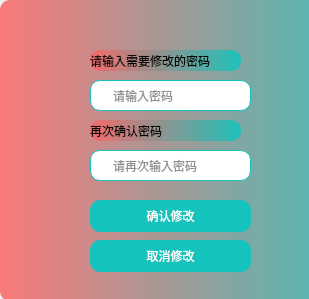
<?xml version="1.0" encoding="UTF-8"?>
<ui version="4.0">
 <class>checkpassword</class>
 <widget class="QDialog" name="checkpassword">
  <property name="geometry">
   <rect>
    <x>0</x>
    <y>0</y>
    <width>309</width>
    <height>299</height>
   </rect>
  </property>
  <property name="windowTitle">
   <string>Dialog</string>
  </property>
  <property name="styleSheet">
   <string notr="true">QFrame{
background-color: qlineargradient(spread:pad, x1:0, y1:0, x2:1, y2:0, stop:0 rgba(251,102,102, 220), stop:1 rgba(20,196,188, 230));
	border:none;
	border-radius:10px;
}
QLineEdit{
font: 25 14pt '微软雅黑 Light';
	color: rgb(31,31,31);
	padding-left:20px; 
	background-color: rgb(255, 255, 255);
	border:1px solid rgb(20,196,188);
	border-radius:10px;
}
QPushButton
{
	font: 25 14pt '微软雅黑';
	color: rgb(255,255,255);
	background-color: rgb(20,196,188);
	border:none;
	border-radius:10px;
}
QPushButton:hover
{
	background-color: rgb(22,218,208);
}
QPushButton:pressed
{
	background-color: rgb(17,171,164);
}
</string>
  </property>
  <widget class="QFrame" name="frame">
   <property name="geometry">
    <rect>
     <x>0</x>
     <y>0</y>
     <width>411</width>
     <height>301</height>
    </rect>
   </property>
   <property name="frameShape">
    <enum>QFrame::StyledPanel</enum>
   </property>
   <property name="frameShadow">
    <enum>QFrame::Raised</enum>
   </property>
   <widget class="QLabel" name="label">
    <property name="geometry">
     <rect>
      <x>90</x>
      <y>50</y>
      <width>151</width>
      <height>21</height>
     </rect>
    </property>
    <property name="text">
     <string>请输入需要修改的密码</string>
    </property>
   </widget>
   <widget class="QLabel" name="label_2">
    <property name="geometry">
     <rect>
      <x>90</x>
      <y>120</y>
      <width>151</width>
      <height>21</height>
     </rect>
    </property>
    <property name="text">
     <string>再次确认密码</string>
    </property>
   </widget>
   <widget class="QLineEdit" name="lineEdit">
    <property name="geometry">
     <rect>
      <x>90</x>
      <y>80</y>
      <width>161</width>
      <height>31</height>
     </rect>
    </property>
    <property name="placeholderText">
     <string>请输入密码</string>
    </property>
   </widget>
   <widget class="QLineEdit" name="lineEdit_2">
    <property name="geometry">
     <rect>
      <x>90</x>
      <y>150</y>
      <width>161</width>
      <height>31</height>
     </rect>
    </property>
    <property name="placeholderText">
     <string>请再次输入密码</string>
    </property>
   </widget>
   <widget class="QPushButton" name="pushButton">
    <property name="geometry">
     <rect>
      <x>90</x>
      <y>200</y>
      <width>161</width>
      <height>32</height>
     </rect>
    </property>
    <property name="text">
     <string>确认修改</string>
    </property>
   </widget>
   <widget class="QPushButton" name="pushButton_2">
    <property name="geometry">
     <rect>
      <x>90</x>
      <y>240</y>
      <width>161</width>
      <height>32</height>
     </rect>
    </property>
    <property name="text">
     <string>取消修改</string>
    </property>
   </widget>
  </widget>
 </widget>
 <resources/>
 <connections/>
</ui>
